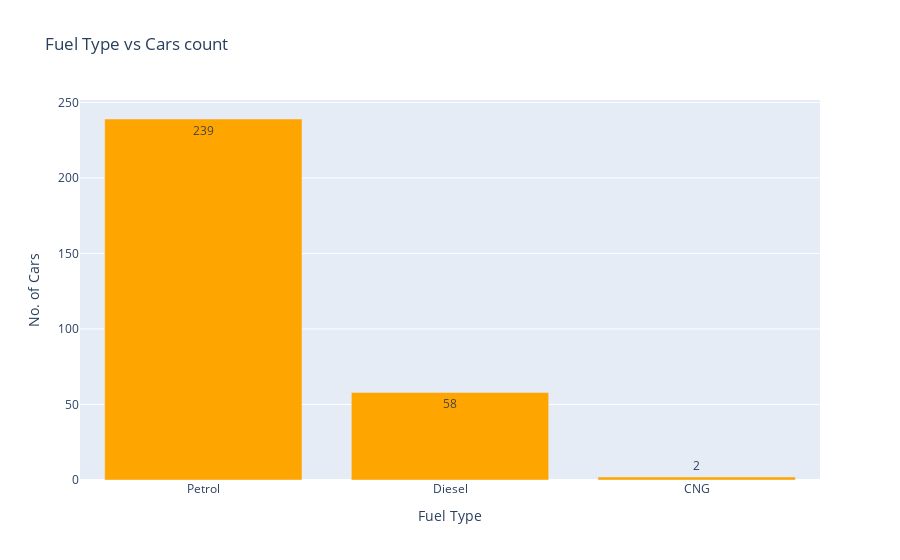

Notebook code for this chart:
### Code cell
fuel_type = data.Fuel_Type.value_counts().keys()
cars_count = data.Fuel_Type.value_counts().values
labels = [str(val) for val in cars_count]

fig = px.bar(x=fuel_type, y=cars_count, text=labels, title='Fuel Type vs Cars count', template='plotly', color_discrete_sequence=['orange'])

# Set the labels for the y-axis and x-axis
fig.update_yaxes(title_text='No. of Cars')
fig.update_xaxes(title_text='Fuel Type')

# Show the plot
fig.show()

### Figure 1 — Plotly figure (JSON) as saved in the notebook; plotly's stock layout.template omitted (floating-point values rounded to 4 significant figures)
{"data": [{"alignmentgroup": "True", "hovertemplate": "x=%{x}<br>y=%{y}<br>text=%{text}<extra></extra>", "legendgroup": "", "marker": {"color": "orange", "pattern": {"shape": ""}}, "name": "", "offsetgroup": "", "orientation": "v", "showlegend": false, "text": ["239", "58", "2"], "textposition": "auto", "type": "bar", "x": ["Petrol", "Diesel", "CNG"], "xaxis": "x", "y": [239, 58, 2], "yaxis": "y"}], "layout": {"barmode": "relative", "legend": {"tracegroupgap": 0}, "title": {"text": "Fuel Type vs Cars count"}, "xaxis": {"anchor": "y", "domain": [0, 1], "title": {"text": "Fuel Type"}}, "yaxis": {"anchor": "x", "domain": [0, 1], "title": {"text": "No. of Cars"}}}}
